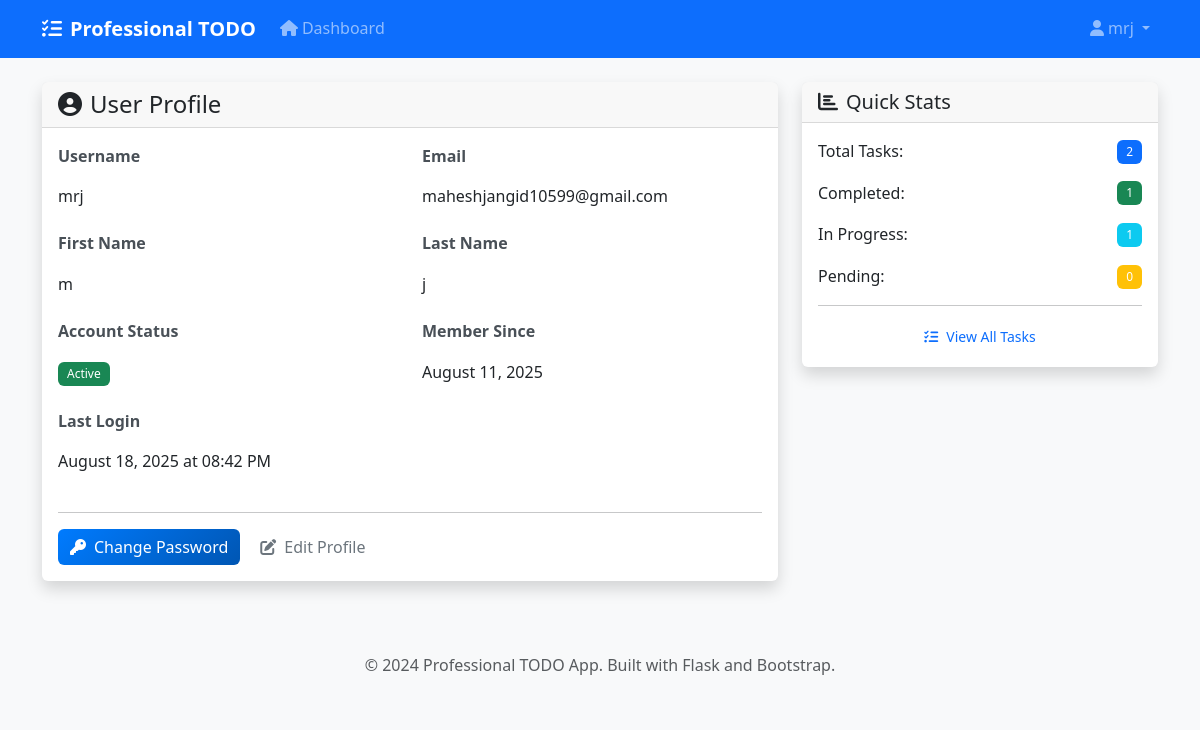
Screenshot of /auth/profile (signed in) with the database file from the repository.
### app/models.py (models this page shows, shortened)
class User(UserMixin, db.Model):
    id = db.Column(db.Integer, primary_key=True)
    username = db.Column(db.String(80), unique=True, nullable=False)
    email = db.Column(db.String(120), unique=True, nullable=False)
    password_hash = db.Column(db.String(255), nullable=False)
    first_name = db.Column(db.String(50))
    last_name = db.Column(db.String(50))
    is_active = db.Column(db.Boolean, default=True)
    created_at = db.Column(db.DateTime, default=lambda: datetime.now(timezone.utc))
    last_login = db.Column(db.DateTime)
    tasks = db.relationship('Task', backref='user', lazy=True, cascade='all, delete-orphan')

### app/routes/auth.py (the view)
@auth_bp.route('/profile')
@login_required
def profile():
    return render_template('auth/profile.html')

### app/models.py (called while the page is built)
@login_manager.user_loader
def load_user(user_id):
    return User.query.get(int(user_id))

### run.py (called while the page is built)
@app.context_processor
def inject_now():
    from datetime import datetime
    return {'now': datetime.utcnow()}

### app/templates/auth/profile.html (shortened to what this page needs)
{% extends "base.html" %}
{% block content %}
<div class="row">
    <div class="col-md-8">
        <div class="card shadow">
            <div class="card-header">
                <h4 class="mb-0">
                    <i class="fas fa-user-circle me-2"></i>User Profile
                </h4>
            </div>
            <div class="card-body">
                <div class="row">
                    <div class="col-md-6 mb-3">
                        <label class="form-label fw-bold">Username</label>
                        <p class="form-control-plaintext">{{ current_user.username }}</p>
                    </div>
                    <div class="col-md-6 mb-3">
                        <label class="form-label fw-bold">Email</label>
                        <p class="form-control-plaintext">{{ current_user.email }}</p>
                    </div>
                </div>
                <div class="row">
                    <div class="col-md-6 mb-3">
                        <label class="form-label fw-bold">First Name</label>
                        <p class="form-control-plaintext">{{ current_user.first_name or 'Not specified' }}</p>
                    </div>
                    <div class="col-md-6 mb-3">
                        <label class="form-label fw-bold">Last Name</label>
                        <p class="form-control-plaintext">{{ current_user.last_name or 'Not specified' }}</p>
                    </div>
                </div>
                <div class="row">
                    <div class="col-md-6 mb-3">
                        <label class="form-label fw-bold">Account Status</label>
                        <p class="form-control-plaintext">
                            <span class="badge bg-{{ 'success' if current_user.is_active else 'danger' }}">
                                {{ 'Active' if current_user.is_active else 'Inactive' }}
                            </span>
                        </p>
                    </div>
                    <div class="col-md-6 mb-3">
                        <label class="form-label fw-bold">Member Since</label>
                        <p class="form-control-plaintext">{{ current_user.created_at.strftime('%B %d, %Y') }}</p>
                    </div>
                </div>
                {% if current_user.last_login %}
                <div class="row">
                    <div class="col-md-6 mb-3">
                        <label class="form-label fw-bold">Last Login</label>
                        <p class="form-control-plaintext">{{ current_user.last_login.strftime('%B %d, %Y at %I:%M %p') }}</p>
                    </div>
                </div>
                {% endif %}
                <hr>
                <div class="d-flex gap-2">
                    <a href="{{ url_for('auth.change_password') }}" class="btn btn-primary">
                        <i class="fas fa-key me-2"></i>Change Password
                    </a>
                    <button class="btn btn-outline-secondary" onclick="editProfile()">
                        <i class="fas fa-edit me-2"></i>Edit Profile
                    </button>
                </div>
            </div>
        </div>
    </div>
    <div class="col-md-4">
        <div class="card shadow">
            <div class="card-header">
                <h5 class="mb-0">
                    <i class="fas fa-chart-bar me-2"></i>Quick Stats
                </h5>
            </div>
            <div class="card-body">
                <div class="d-flex justify-content-between align-items-center mb-3">
                    <span>Total Tasks:</span>
                    <span class="badge bg-primary">{{ current_user.tasks|length }}</span>
                </div>
                <div class="d-flex justify-content-between align-items-center mb-3">
                    <span>Completed:</span>
                    <span class="badge bg-success">{{ current_user.tasks|selectattr('status', 'equalto', 'completed')|list|length }}</span>
                </div>
                <div class="d-flex justify-content-between align-items-center mb-3">
                    <span>In Progress:</span>
                    <span class="badge bg-info">{{ current_user.tasks|selectattr('status', 'equalto', 'in_progress')|list|length }}</span>
                </div>
                <div class="d-flex justify-content-between align-items-center mb-3">
                    <span>Pending:</span>
                    <span class="badge bg-warning">{{ current_user.tasks|selectattr('status', 'equalto', 'pending')|list|length }}</span>
                </div>
                <hr>
                <div class="text-center">
                    <a href="{{ url_for('tasks.dashboard') }}" class="btn btn-outline-primary btn-sm">
                        <i class="fas fa-tasks me-2"></i>View All Tasks
                    </a>
                </div>
            </div>
        </div>
    </div>
</div>
{% endblock %}

### app/templates/base.html (shortened to what this page needs)
<!DOCTYPE html>
<html lang="en">
<head>
    <link href="https://cdn.jsdelivr.net/npm/bootstrap@5.3.0/dist/css/bootstrap.min.css" rel="stylesheet">
    <link rel="stylesheet" href="https://cdnjs.cloudflare.com/ajax/libs/font-awesome/6.4.0/css/all.min.css">
    <link rel="stylesheet" href="{{ url_for('static', filename='css/style.css') }}">
</head>
<body>
    {% if current_user.is_authenticated %}
    <nav class="navbar navbar-expand-lg navbar-dark bg-primary">
        <div class="container">
            <a class="navbar-brand" href="{{ url_for('tasks.dashboard') }}">
                <i class="fas fa-tasks me-2"></i>Professional TODO
            </a>
            <div class="collapse navbar-collapse" id="navbarNav">
                <ul class="navbar-nav me-auto">
                    <li class="nav-item">
                        <a class="nav-link" href="{{ url_for('tasks.dashboard') }}">
                            <i class="fas fa-home me-1"></i>Dashboard
                        </a>
                    </li>
                </ul>
                <ul class="navbar-nav">
                    <li class="nav-item dropdown">
                        <a class="nav-link dropdown-toggle" href="#" id="navbarDropdown" role="button" data-bs-toggle="dropdown">
                            <i class="fas fa-user me-1"></i>{{ current_user.username }}
                        </a>
                    </li>
                </ul>
            </div>
        </div>
    </nav>
    {% endif %}
    <main class="container my-4">
        {% block content %}{% endblock %}
    </main>
    <footer class="bg-light py-4 mt-5">
        <div class="container text-center">
            <p class="text-muted mb-0">
                &copy; 2024 Professional TODO App. Built with Flask and Bootstrap.
            </p>
        </div>
    </footer>
</body>
</html>

### app/static/css/style.css (style rules this page uses)
:root { --primary-color: #007bff; --secondary-color: #6c757d; --success-color: #28a745; --danger-color: #dc3545; --warning-color: #ffc107; --info-color: #17a2b8; --light-color: #f8f9fa; --dark-color: #343a40; --border-radius: 0.375rem; --box-shadow: 0 0.125rem 0.25rem rgba(0, 0, 0, 0.075); --transition: all 0.15s ease-in-out; }
body { font-family: 'Segoe UI', Tahoma, Geneva, Verdana, sans-serif; background-color: #f8f9fa; color: #333; line-height: 1.6; }
.navbar-brand { font-weight: 600; font-size: 1.25rem; }
.navbar-nav .nav-link { font-weight: 500; transition: var(--transition); }
.card { border: none; border-radius: var(--border-radius); box-shadow: var(--box-shadow); transition: var(--transition); }
.card-header { border-bottom: 1px solid rgba(0, 0, 0, 0.125); font-weight: 600; }
.btn { border-radius: var(--border-radius); font-weight: 500; transition: var(--transition); border: none; }
.btn-primary { background: linear-gradient(135deg, #007bff, #0056b3); }
.form-label { font-weight: 600; color: #495057; margin-bottom: 0.5rem; }
.badge { font-weight: 500; padding: 0.5em 0.75em; border-radius: 0.375rem; }

### rows the page displays
User: username "mrj", email "maheshjangid10599@gmail.com", first_name "m", last_name "j", is_active "Active", created_at "August 11, 2025", last_login "August 18, 2025 at 08:42 PM"

### other values shown
{{ current_user.tasks|length }} "2"
